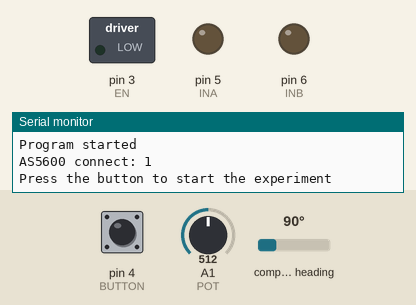
This sketch was run on a simulated Arduino Uno, built with avr-gcc and run on an emulated ATmega328P. Parts: switched loads named in the sketch (green lamp = pin HIGH), output pins drawn as LEDs (lit = HIGH), the last lines printed to the serial monitor. The inputs (shaded band) are chosen by the test bench; at power-on: pin 4 (BUTTON) LOW, A1 (POT) = 512, compass heading 90°.

Above: at 0.8 s.
0.9 s: pin 4 (BUTTON) pulled HIGH for 0.15 s
At 2.3 s:
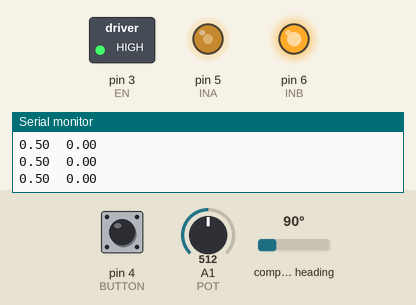
3.4 s: A1 (POT) set to 306
At 4.6 s:
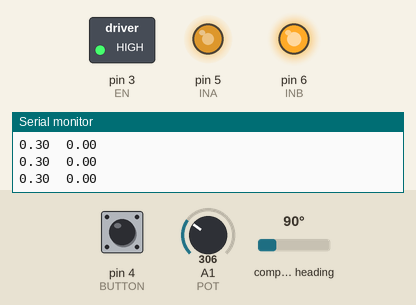
4.9 s: A1 (POT) set to 122
At 5.9 s:
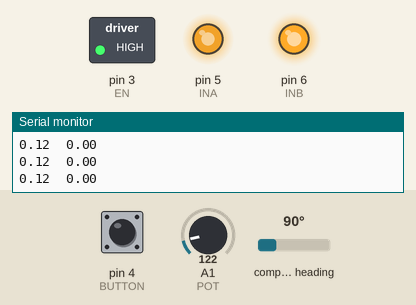
6.4 s: A1 (POT) set to 0
At 6.9 s:
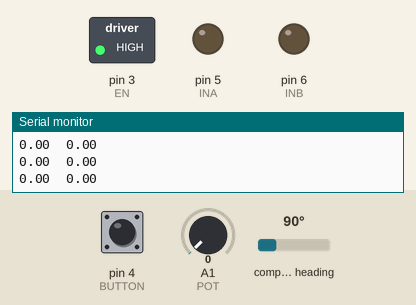
7.9 s: A1 (POT) set to 900
At 9.1 s:
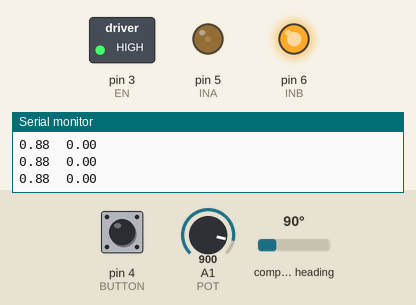
9.4 s: A1 (POT) set to 1023
At 10.4 s:
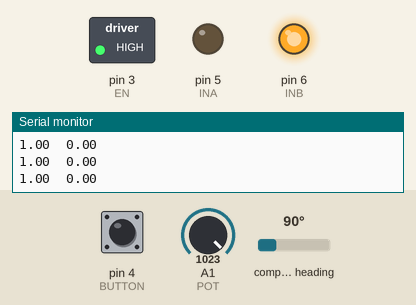
Timing chart, 0 to 11.9 s (numbered marks = the images above; inputs shaded):
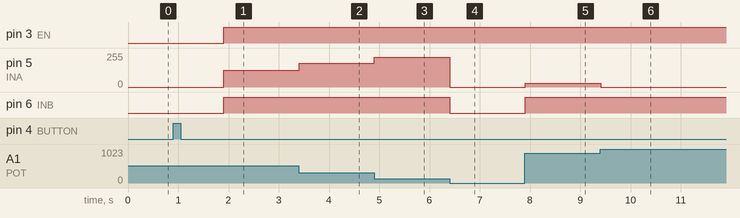

The sketch:

Gravity_compensation_estimation.ino
```cpp
#include "AS5600.h"
#include "Wire.h"
#include "math.h"

// Arduino UNO i2c pins: SCL:A5 SDA:A4
// Remeber to connect the DIR pin of the encoder to 5V to set the direction to counter-clockwise
// If using the gearbox, the motor spins in the opposite direction wrt the load => connect DIR to GND
AS5600 encoder;
float motor_position, motor_position_cumulative;
float theta, theta_cumulative;

// L298N
#define INA 5
#define INB 6
#define EN 3
int PWM_PIN = INA;

// Control button
#define BUTTON 4

// Potentiometer
#define POT A1

// Sampling time [us]
uint32_t Ts = 5000;

// Encoder offset: the raw position when the bar is downward (our theta=0 position)
// Use the "offset.ino" program to get this value in degrees
float offset_degrees = 143.53;
float offset_radians = offset_degrees * 2*PI / 360;

// Power supply parameters
#define V_PSU 11.7 // Before the driver [V]
#define DRIVER_DROP 1.8  // Voltage drop of the driver [V]
const float V_MOT_MAX = V_PSU - DRIVER_DROP;

// Motor parameters
#define R 2.8   // [Ohm]
#define L 0.0045  // [H]
#define kphi 0.0033 // [Vs]
#define J_rot 0.000022  // [kg m^2]

// Gearbox parameters
#define GEARBOX_RATIO 5.0 // The load spins 5 times slower than the motors
#define GEARBOX_EFFICIENCY 1.0

// Gravity compensation parameters
#define m 0.0032     // mass [kg]
#define l 0.23    // length [m]
#define g 9.81     // gravity acceleration [m/s^2]
float linear_density = m / l;   // [kg/m]
float d_gc = (l - 0.04) / 2 + 0.02; // distance of the center of mass of the part of the bar that produces torque [m]
float m_gc = linear_density * (l - 0.04); // mass " [kg]
float gcomp_magic_number = 0.0047;

// Given the angle compute the dutycycle that compensate the gravity torque
float gravityCompensation(float theta) {
  float x = sin(theta) + 0.2*cos(2*theta);
  float V_gc = x * gcomp_magic_number * R/kphi; // Voltage [V]
  return V_gc / V_MOT_MAX;                        // dutycycle in range [0,1]
}

// Controller variables
float error = 0;
float error_integral = 0;
float previous_error = 0;
float error_derivative = 0; float error_derivative_previous = 0;
float theta_ref = -PI*3/4;
float dutycycle = 0;
int pwm = 0;

// PID gains
// Ku = 5.5 Pu = 0.215
float ku = 10.0;
float Pu = 0.220;
float tau_i = Pu / 2;
float tau_d = Pu / 8;

float kp = 0.4; //0.6 * ku * 0.7;
float ki = 0.66; //kp / tau_i;
float kd = 0.03; //kp * tau_d * 1.2;

// Overload of map() that accept float as input
long map(float x, float in_min, float in_max, long out_min, long out_max) {
  return (x - in_min) * (out_max - out_min) / (in_max - in_min) + out_min;
}

// Take a float dutycycle in [-1,1], and "write" the correct configuration of the l298n driver
// NB: Saturation sould be detected before calling this function!!!
#define FORWARD_BRAKE
//#define FB_SWITCH_PINS
int setPWM(float dutycycle) {
  // Throw an error if saturation is detected. The saturation must be done outside!
  if (abs(dutycycle) > 1) {
    Serial.println("Saturation detected!");
    setPWM(0);
    exit(0);
  }

  #ifdef FORWARD_BRAKE

    #ifdef FB_SWITCH_PINS
      digitalWrite(EN, 1);
      // Set the correct direction
      if ( dutycycle >= 0 ) {
        PWM_PIN = INA;
        digitalWrite(INB, 0);
      }
      else {
        PWM_PIN = INB;
        digitalWrite(INA, 0);
      }
    #endif

    #ifndef FB_SWITCH_PINS
      digitalWrite(EN, 1);
      // Set the correct direction
      if ( dutycycle >= 0 ) {
        digitalWrite(INB, 0);
      }
      else {
        digitalWrite(INB, 1);
        dutycycle = 1+dutycycle;  // We are in forward brake!
      }
    #endif

  #endif

  #ifndef FORWARD_BRAKE
    PWM_PIN = EN;
    if (dutycycle >= 0) {
      digitalWrite(INA, 1);
      digitalWrite(INB, 0);
    }
    else {
      digitalWrite(INA, 0);
      digitalWrite(INB, 1);
    }
  #endif

  // Compute the int value of the pwm in the range [0,255]
  int pwm = map( abs(dutycycle), 0.0, 1.0, 0, 255);
  analogWrite(PWM_PIN, pwm);

  return pwm;
}

// Return the angle in radians in a range [-pi,pi], where 0 is the downward position
// We are measuring the motor's position, but we want to control the load => we need to take into account the gearbox
float readTheta() {
  // Measure the cumulative position of the motor, taking into account the offset
  motor_position_cumulative = (encoder.getCumulativePosition() * AS5600_RAW_TO_RADIANS);

  // Cumulative position of the load
  theta_cumulative = motor_position_cumulative / GEARBOX_RATIO;

  // Remove complete revolutions from the measurement
  float theta = fmod(theta_cumulative, 2*PI); // in [-2*PI, 2*PI]

  // We want the measurement to be in the [-PI, PI] range
  if (theta > PI) theta -= 2*PI;
  else if (theta < -PI) theta += 2*PI;

  return theta;
}

// Return the sign of a number
float sign(float x) {
  return x / abs(x);
}

// Low pass filter
// r is the smoothing factor: r=1 -> no smoothing; r~=0 -> big smoothing
float lowPass(float x, float yPrev, float r) {
  float y = (r-1)*yPrev + r*x;
  return y;
}

// Given the error, compute the friction compensation term
// If we use a simple sign(error) * friction_dutycycle, the input oscillates too much and the br oscillates a lot, so we need to smooth it
// Linear seems to work well

//#define THRESHOLD
#define LINEAR
//#define HYSTERESYS
float friction_dutycycle = 0.21; // Voltage required to overcome static friction
float error_threshold = 0.05;  // [rad]

float frictionCompensation(float error) {
  float dutycycle = 0;

  #ifdef THRESHOLD
    if (abs(error) > error_threshold) {
      dutycycle = sign(error) * friction_dutycycle;
    }
  #endif

  #ifdef LINEAR
    if ( abs(error) > error_threshold) {
      dutycycle = sign(error) * friction_dutycycle;
    }
    else {
      dutycycle = error / error_threshold * friction_dutycycle;
    }
  #endif

  return dutycycle;
}

void setup() {
  pinMode(INA, OUTPUT);
  pinMode(INB, OUTPUT);
  pinMode(EN, OUTPUT);
  pinMode(POT, INPUT);

  // Change this depending on the configuration
  digitalWrite(INB, 0);
  digitalWrite(INA, 0);

  pinMode(BUTTON, INPUT);

  // Increase the baudrate to speed things up
  Serial.begin(250000);
  Serial.println("\n===================================\nProgram started");

  // From the library example
  Wire.begin();
  Wire.setClock(800000);
  encoder.begin(2);
  Serial.print("AS5600 connect: "); Serial.println(encoder.isConnected());

  // Set the offset
  encoder.setOffset(-offset_degrees);
  encoder.resetCumulativePosition();

  // Wait for the button to be pressed
  Serial.println("Press the button to start the experiment");
  while(!digitalRead(BUTTON)); delay(1000);
  Serial.println("Starting the experiment");

  // Initialize error to avoid initial spike in the derivative
  error = readTheta() - theta_ref;
}

void loop() {
  uint32_t start_time = micros();

  // Read the position of the bar
  theta = readTheta();

  // If the button is pressed, refresh the reference to be the current position
  if (digitalRead(BUTTON)) {
    theta_ref = theta;
    error_integral = 0;
  }

      // Read the potentiometer and set the correct dutycycle
      int potValue = analogRead(POT);
      float dc = potValue / 1023.0;
      setPWM(-1*dc);

      Serial.print(dc); Serial.print("\t"); Serial.println(theta);

      delay(Ts/1000);

}
```

Measured:
- after the input at 0.9 s, pin 3 (EN), pin 6 (INB): LOW → HIGH after 1.0 s; pin 5 (INA): 0/255 → 127/255 after 1.0 s
- after the input at 3.4 s, pin 5 (INA): 127/255 → 178/255 at once
- after the input at 4.9 s, pin 5 (INA): 178/255 → 224/255 at once
- after the input at 6.4 s, pin 5 (INA): 224/255 → 0/255 at once; pin 6 (INB): HIGH → LOW at once
- after the input at 7.9 s, pin 5 (INA): 0/255 → 30/255 at once; pin 6 (INB): LOW → HIGH at once
- after the input at 9.4 s, pin 5 (INA): 30/255 → 0/255 at once
